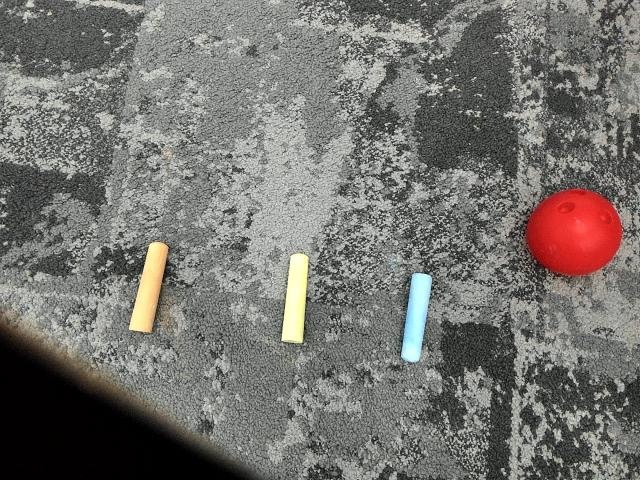
#> input picture object_detection/hand_color_image.jpg, 640 x 480 px
$ python contours.py
#> lines starting #> are read from the running program, lines starting #| are printed output that depends on the picture; after the words box and inside, x2 and y2 are one past the last pixel; in counts of white or black regions, pixels touching at a corner belong together
import cv2
import numpy as np

def nothing(i):
    pass

def get_trackbar():
    hue_min = cv2.getTrackbarPos("Hue Min", "TrackedBars")
    hue_max = cv2.getTrackbarPos("Hue Max", "TrackedBars")
    sat_min = cv2.getTrackbarPos("Sat Min", "TrackedBars")
    sat_max = cv2.getTrackbarPos("Sat Max", "TrackedBars")
    val_min = cv2.getTrackbarPos("Val Min", "TrackedBars")
    val_max = cv2.getTrackbarPos("Val Max", "TrackedBars")

    lower = np.array([hue_min, sat_min, val_min])
    upper = np.array([hue_max, sat_max, val_max])

    return lower, upper

def detectObject(path):
#> called with path = 'hand_color_image.jpg'
    cv2.namedWindow("TrackedBars")
    cv2.resizeWindow("TrackedBars", 640, 240)

    cv2.createTrackbar("Hue Min", "TrackedBars", 0, 179, nothing)
    cv2.createTrackbar("Hue Max", "TrackedBars", 179, 179, nothing)
    cv2.createTrackbar("Sat Min", "TrackedBars", 0, 255, nothing)
    cv2.createTrackbar("Sat Max", "TrackedBars", 255, 255, nothing)
    cv2.createTrackbar("Val Min", "TrackedBars", 0, 255, nothing)
    cv2.createTrackbar("Val Max", "TrackedBars", 255, 255, nothing)

    while True:
        img = cv2.imread(path)
#> img is the input picture: shape (480, 640, 3); mean B, G, R 110.9, 115, 117.3
        lower, upper = get_trackbar()

        imgHSV = cv2.cvtColor(img, cv2.COLOR_BGR2HSV)
#> imgHSV: shape (480, 640, 3); mean H, S, V 48.2, 25.1, 119.3

        mask = cv2.inRange(imgHSV, lower, upper)
#> mask: shape (480, 640); every value is 255

        res = cv2.bitwise_and(img, img, mask=mask)

        bw = cv2.cvtColor(res, cv2.COLOR_BGR2GRAY)
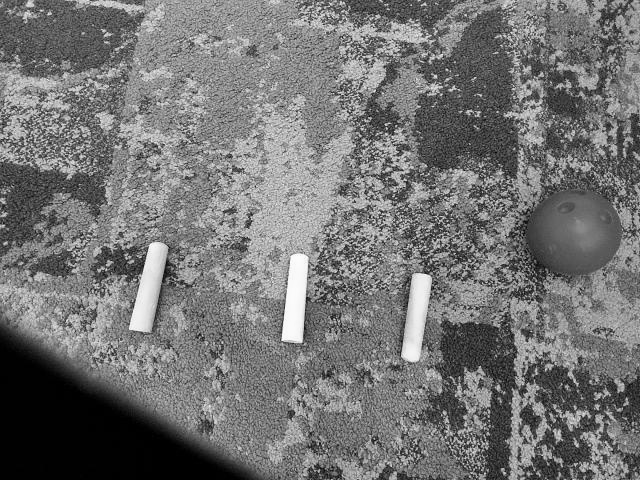
#> bw: shape (480, 640); min 0, max 253, mean 115.2
        ret, thresh = cv2.threshold(bw, 127, 255, 0)
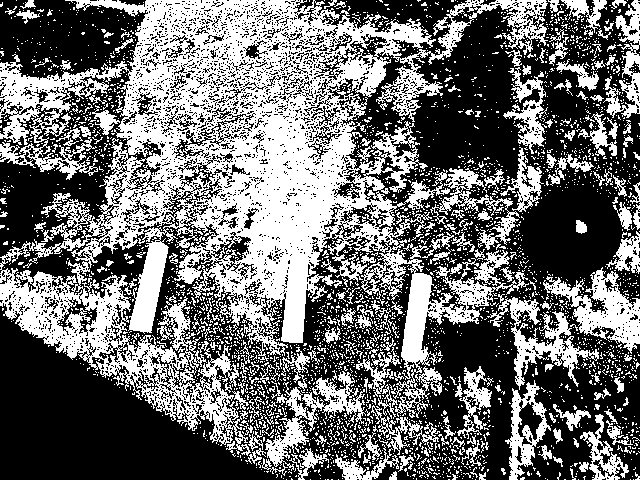
#> thresh: shape (480, 640); 43.3% white; 3173 white regions (2949 under 20 px)
        blur = cv2.GaussianBlur(thresh, (7,7),0)
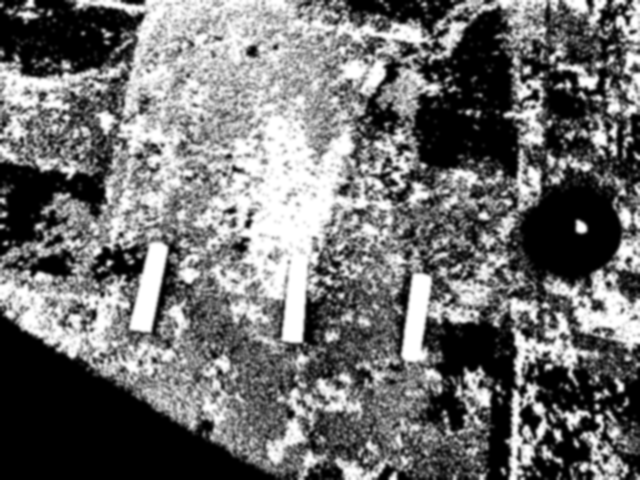
#> blur: shape (480, 640); min 0, max 255, mean 110.4

        contours, hierarchy = cv2.findContours(blur, cv2.RETR_TREE, cv2.CHAIN_APPROX_SIMPLE)
#> contours = 148 contours, 82 with area under 20; largest, box (x1, y1, x2, y2) and area: (0, 0, 640, 480) 271678, (416, 11, 516, 176) 7852, (521, 184, 620, 283) 6566, (0, 0, 66, 34) 1206, (537, 366, 601, 410) 918

        #find centre of contours
        for i in contours:
            M = cv2.moments(i)
            if M['m00'] != 0:
                cx = int(M['m10']/M['m00'])
                cy = int(M['m01']/M['m00'])
                cv2.circle(res, (cx, cy), 7, (0, 0, 255), -1)
#> this loop made 148 passes
#> (i, cx, cy) on passes 12, 24, 26, 29, 36, 39, 43, 45, 46, 47, 49: ([[334, 476], [335, 475], [336, 476], [335, 477]], 335, 476), ([[583, 420], [584, 419], [585, 420], [584, 421]], 584, 420), ([[289, 413], [290, 412], [291, 413], [290, 414]], 290, 413), ([[558, 402], [559, 401], [560, 402], [559, 403]], 559, 402), ([[328, 374], [329, 373], [330, 374], [329, 375]], 329, 374), ([[510, 356], [511, 355], [512, 356], [511, 357]], 511, 356), ([[506, 338], [507, 337], [508, 338], [507, 339]], 507, 338), ([[525, 332], [526, 331], [527, 332], [526, 333]], 526, 332), ([[523, 331], [524, 330], [525, 331], [524, 332]], 524, 331), ([[427, 331], [428, 330], [429, 331], [428, 332]], 428, 331), ([[506, 318], [507, 317], [508, 318], [507, 319]], 507, 318)
#> (cx, cy) on passes 1 to 6: (5, 227), (32, 215), (79, 186), (5, 195), (30, 175), (19, 172)
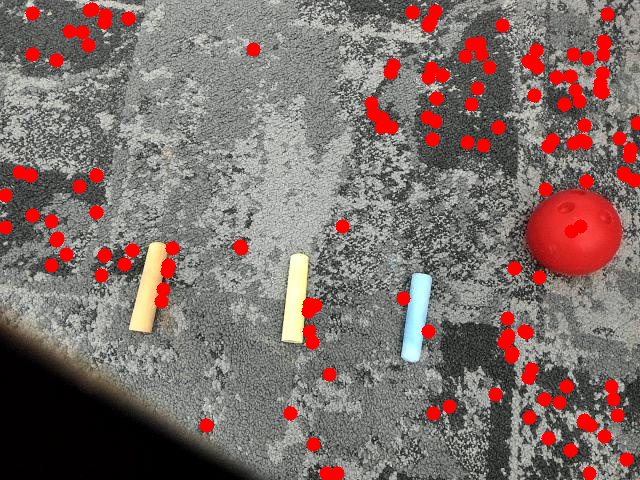
#> res: shape (480, 640, 3); 6.24% of pixels changed, all inside (x1, y1, x2, y2) = (0, 2, 640, 480)

        cv2.drawContours(res, contours, -1, (0,255,0), 3)
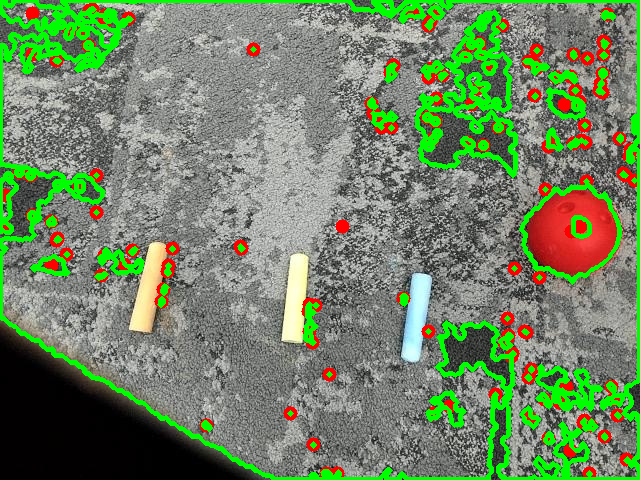
#> res: shape (480, 640, 3); 11.62% of pixels changed, all inside (x1, y1, x2, y2) = (0, 0, 640, 480)
        cv2.imshow("TrackedBars", res)

        if cv2.waitKey(1) & 0xFF == ord('q'):
#> (key q is pressed here)
                    break

    cv2.destroyAllWindows()

    return cx, cy

path = "hand_color_image.jpg"
detectObject(path)
